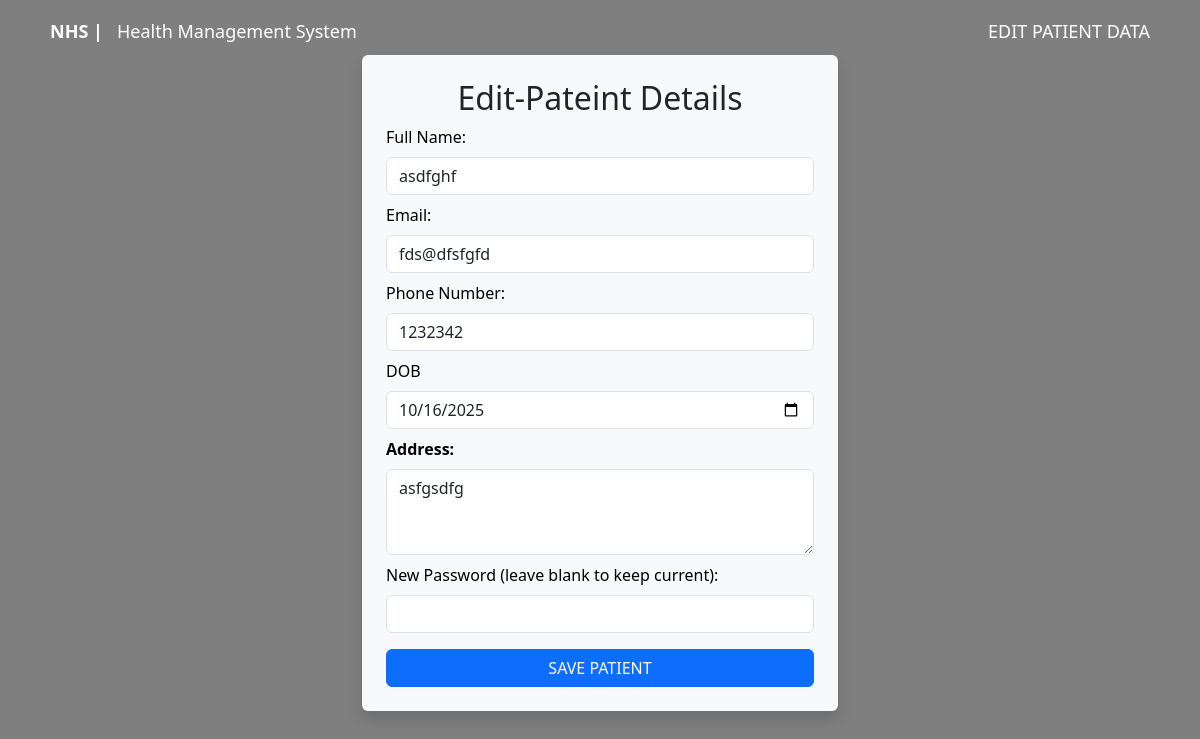
Page /admin/patients/edit/5 on the earlier database version.
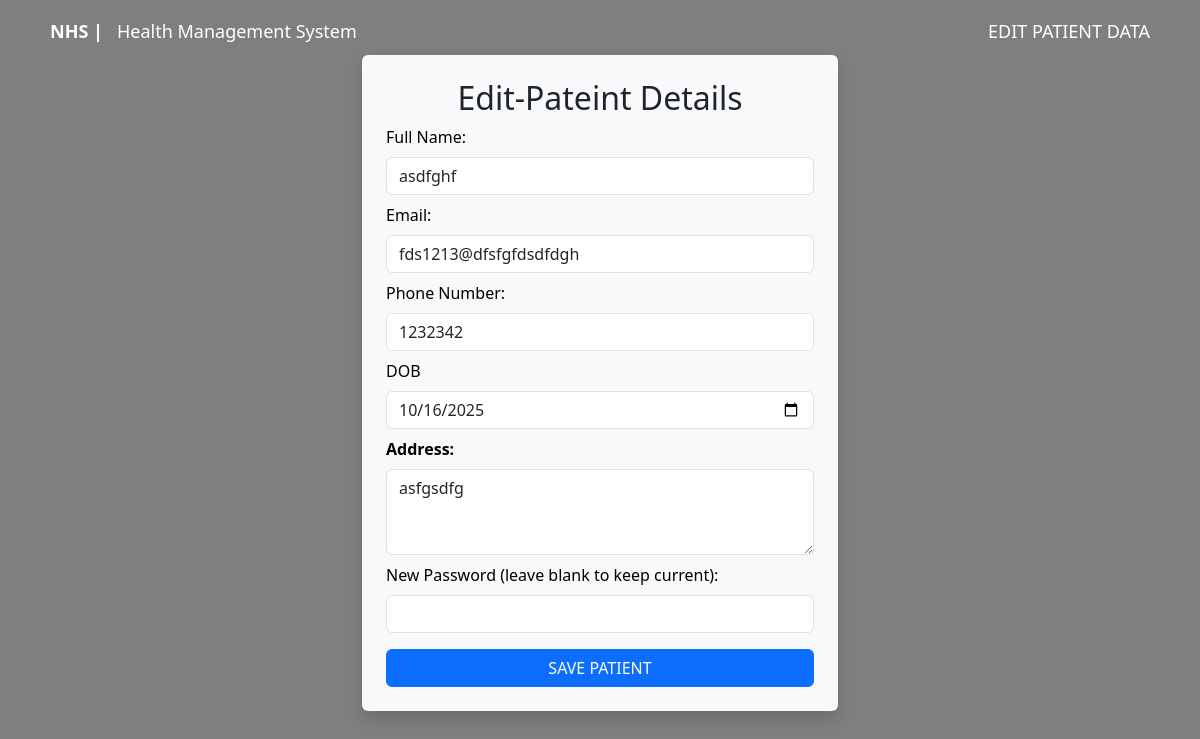
Same page on the later database version.
### models/patient.py (models this page shows, shortened)
class Patient(db.Model):
    __tablename__ = 'patient'
    p_id = db.Column(db.Integer, primary_key=True, autoincrement=True)
    p_email = db.Column(db.String(225), unique=True, nullable=False)
    p_name = db.Column(db.String(225), nullable=False)
    p_password = db.Column(db.String(225), nullable=False)
    p_address = db.Column(db.String(225), nullable=False)
    p_dob = db.Column(db.Date, nullable=False)
    p_tel = db.Column(db.String(15), nullable=True)
    appointments = db.relationship(
        'Appointment',
        back_populates='patient',
        cascade='all, delete-orphan'
    )

### app/routes/admin/edit_patient.py (the view, shortened to what this page needs)
@admin_bp.route('/patients/edit/<int:patient_id>', methods=['GET', 'POST'])
def edit_patient(patient_id):
    patient = Patient.query.get_or_404(patient_id)
    return render_template('admin/edit_patient.html', patient=patient)

### app/templates/admin/edit_patient.html (shortened to what this page needs)
{% extends 'layout.html' %}
{% block body_class %} landing-page {% endblock %}
{% block navbar %}
<div class="container nav_bar">
    <div class="d-flex justify-content-between align-items-center mt-2">
        <div><a href="{{ url_for('main.landing_page') }}"><strong>NHS |</strong> &nbsp; Health Management System</a></div>
        <div><a href="">EDIT PATIENT DATA</a></div>
    </div>
</div>
{% endblock %}
{% block content %}
<div class="main_container register_form d-flex justify-content-center align-items-start" style="min-height:40vh;">
    <div class="container" style="max-width: 500px;">
    <form method="POST" autocomplete="off" action="{{ url_for('admin.edit_patient', patient_id=patient.p_id) }}" class="p-4 bg-light rounded shadow">
      <h2 class="text-center mb-2">Edit-Pateint Details</h2>
      <div class="mb-2">
        <label for="p_name" class="form-label">Full Name:</label>
        <input type="text" class="form-control" value="{{ patient.p_name }}" id="p_name" name="p_name" required>
      </div>
      <div class="mb-2">
        <label for="p_email" class="form-label">Email:</label>
        <input type="email" class="form-control" value="{{ patient.p_email }}" id="p_email" name="p_email" required>
      </div>
      <div class="mb-2">
        <label for="p_tel" class="form-label">Phone Number:</label>
        <input type="text" class="form-control" value="{{ patient.p_tel }}" id="p_tel" name="p_tel">
      </div>
      <div class="mb-2">
        <label for="p_dob" class="form-label">DOB</label>
        <input type="date" class="form-control" id="p_dob" value="{{ patient.p_dob }}" name="p_dob">
      </div>
      <div class="mb-2">
        <label for="p_address" class="form-label fw-semibold">Address:</label>
        <textarea class="form-control" id="p_address" name="p_address" required maxlength="225" rows="3" placeholder="Enter your address">{{ patient.p_address }}</textarea>
      </div>
      <div class="mb-2">
        <label for="p_password" class="form-label">New Password (leave blank to keep current):</label>
        <input class="form-control" type="password" name="new_password">
      </div>
      <button type="submit" class="btn btn-primary w-100 mt-2">SAVE PATIENT</button>
    </form>
  </div>
</div>
{% endblock %}

Differences in the rows shown:
changed Patient "asdfghf": p_email "fds@dfsfgfd" → "fds1213@dfsfgfdsdfdgh"
